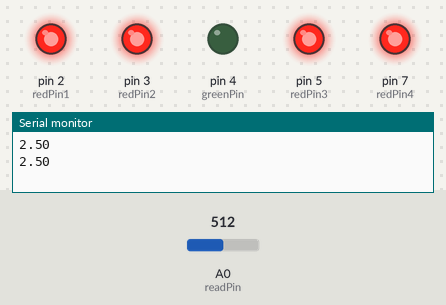
Bench run of a program on a simulated Arduino Uno, built with avr-gcc and run on an emulated ATmega328P. Shown: output pins drawn as LEDs (lit = HIGH), the last lines printed to the serial monitor. Dashed ring = blinking. Inputs (shaded band) come from the test bench; at power-on: A0 (readPin) = 512.

Above: at 5.8 s.
5.9 s: A0 (readPin) set to 114
11.9 s: A0 (readPin) set to 91
At 15.35 s:
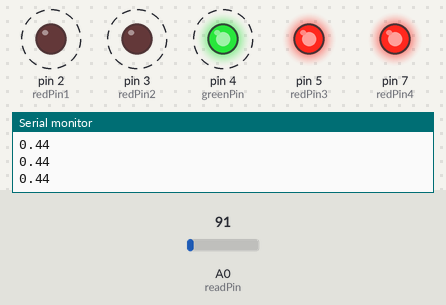
At 15.8 s:
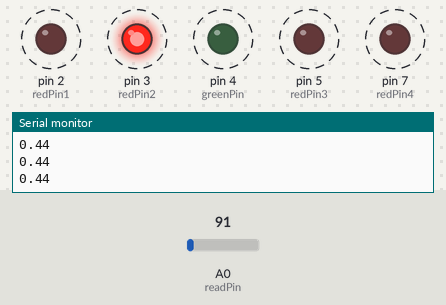
17.9 s: A0 (readPin) set to 122
At 18.6 s:
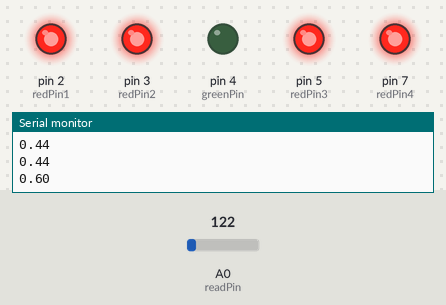
Timing chart, 0 to 20.9 s (numbered marks = the images above; inputs shaded):
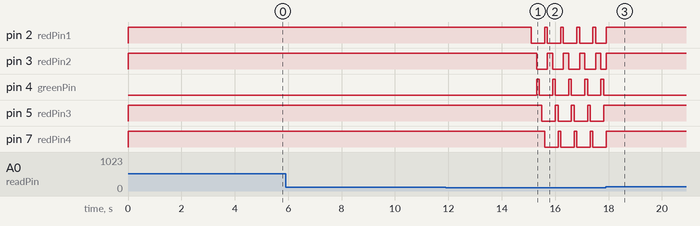

Measured:
- the behaviour switches between 103 and 102 on A0 (readPin) (found by bisection; images 0 and 1)
- after the input at 11.9 s, pin 2 (redPin1): alternates HIGH for 0.10 s and LOW for 0.50 s, starting after 3.2 s; pin 3 (redPin2): alternates HIGH for 0.20 s and LOW for 0.40 s, starting after 3.4 s
- after the input at 17.9 s, pin 4 (greenPin): stops changing and stays LOW; pin 5 (redPin3): stops changing and stays HIGH; pin 7 (redPin4): goes on until 17.9 s, then stays HIGH

The program:

main.cpp
```cpp
#include <Arduino.h>

int greenPin = 4;
int redPin1 = 2;
int redPin2 = 3;
int redPin3 = 5;
int redPin4 = 7;
int delayTime = 100;
int breakTime = 5000;
int readPin = A0;
double readVal = 0.0;
double realVal = 0.0;
void setup() {
pinMode(greenPin, OUTPUT);
pinMode(redPin1, OUTPUT);
pinMode(redPin2, OUTPUT);
pinMode(redPin3, OUTPUT);
pinMode(redPin4, OUTPUT);
pinMode(readPin, INPUT);
Serial.begin(9600);
}

bool onButtonPressed() {
    readVal = analogRead(readPin);
    realVal = (5./1023.) * readVal;
    Serial.println(realVal);
    if(realVal > 0.5) {
        return true;
    }
    else {
        return false;
    }
}

void onUserLoose() {
    digitalWrite(redPin1, HIGH);
    digitalWrite(redPin2, HIGH);
    digitalWrite(redPin3, HIGH);
    digitalWrite(redPin4, HIGH);
    delay(breakTime);
}

void onUserWin() {
    digitalWrite(redPin1, LOW);
    digitalWrite(redPin2, LOW);
    digitalWrite(redPin3, LOW);

    delay(breakTime);
}
void loop() {
    digitalWrite(redPin1, HIGH);
    if(onButtonPressed()) {
        onUserLoose();
    }
    else {
        delay(delayTime);
        digitalWrite(redPin1, LOW);
        digitalWrite(redPin2, HIGH);
        if(onButtonPressed()) {
            onUserLoose();
        }
        else {
            delay(delayTime);
            digitalWrite(redPin2, LOW);
            digitalWrite(redPin2, HIGH);
            if(onButtonPressed()) {
                onUserLoose();
            }
            else {
            delay(delayTime);
            digitalWrite(redPin2, LOW);
            digitalWrite(greenPin, HIGH);
            if(onButtonPressed()) {
                onUserWin();
            }
            else {
            delay(delayTime);
            digitalWrite(greenPin, LOW);
            digitalWrite(redPin3, HIGH);
            if(onButtonPressed()) {
                onUserLoose();
            }
            else {
                delay(delayTime);
                digitalWrite(redPin3, LOW);
                digitalWrite(redPin4, HIGH);
                if(onButtonPressed()) {
                    onUserLoose();
                }
                else {
                    delay(delayTime);
                    digitalWrite(redPin4, LOW);
                }
            }
            }
            }
        }
    }
}
```
